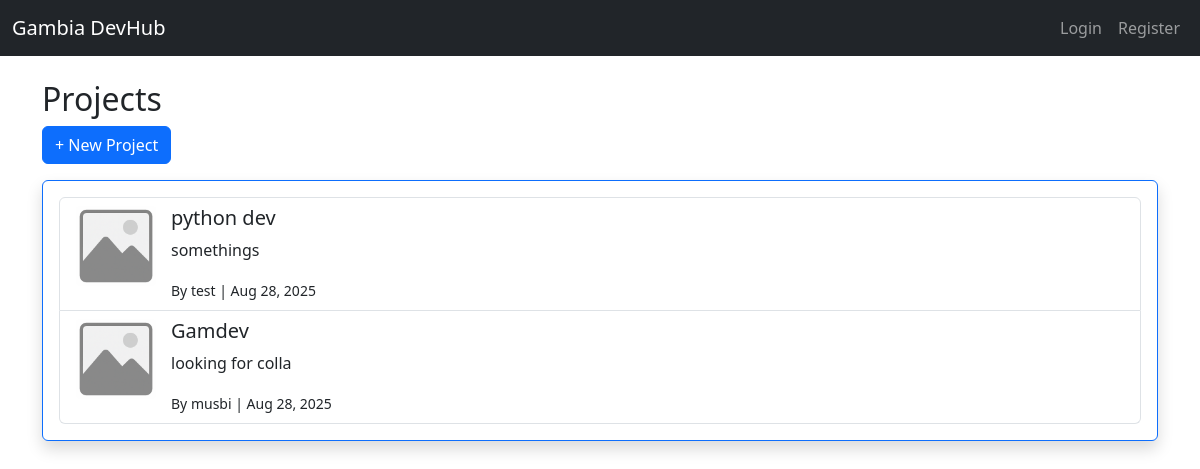
The app's page /projects/, older data.
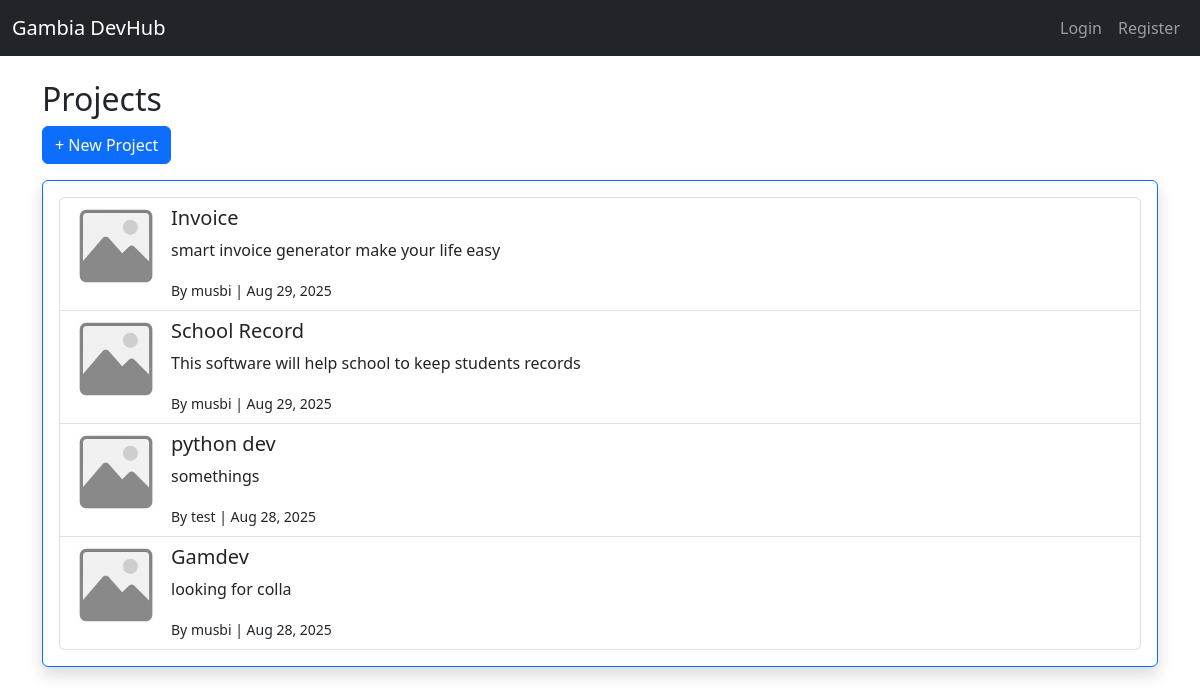
The same page, newer data.
### projects/models.py (models this page shows, shortened)
class Project(models.Model):
    title = models.CharField(max_length=100)
    description = models.TextField()
    created_by = models.ForeignKey(User, on_delete=models.CASCADE)
    collaborators = models.ManyToManyField(User, related_name="collaborations", blank=True)
    created_at = models.DateTimeField(auto_now_add=True)
    image = models.ImageField(upload_to="project_images/", blank=True, null=True)
    video = models.FileField(upload_to="project_videos/", blank=True, null=True)
    link = models.URLField(max_length=200, blank=True, null=True)

### projects/views.py (the view)
# urls.py: path("", views.project_list, name="project_list"),
def project_list(request):
    projects = Project.objects.all().order_by("-created_at")
    return render(request, "projects/project_list.html", {"projects": projects})

### projects/templates/projects/project_list.html
{% extends "base.html" %}
{% block content %}
{% load static %}
<h2>Projects</h2>
<a href="{% url 'add_project' %}" class="btn btn-primary mb-3">+ New Project</a>
<div class="list-group border border-primary mb-5 shadow p-3 mb-5 bg-body rounded">
  {% for project in projects %}
    <a href="{% url 'project_detail' project.id %}" class="list-group-item list-group-item-action d-flex align-items-start">
      {% if project.image %}
        <img src="{{ project.image.url }}" alt="{{ project.title }}" style="width: 80px; height: 80px; object-fit: cover; margin-right: 15px; border-radius: 5px;">
      {% else %}
        <img src="{% static 'default-thumbnail.png' %}" alt="No image" style="width: 80px; height: 80px; object-fit: cover; margin-right: 15px; border-radius: 5px;">
      {% endif %}
      <div>
        <h5>{{ project.title }}</h5>
        <p>{{ project.description|truncatewords:20 }}</p>
        <small>By {{ project.created_by.username }} | {{ project.created_at|date:"M d, Y" }}</small>
      </div>
    </a>
  {% empty %}
    <p>No projects yet. Be the first to post one!</p>
  {% endfor %}
</div>
{% endblock %}

### templates/base.html (shortened to what this page needs)
<!DOCTYPE html>
<html lang="en">
<head>
    <link rel="stylesheet" href="https://cdn.jsdelivr.net/npm/bootstrap@5.3.3/dist/css/bootstrap.min.css">
    {% load static %}
    <link rel="stylesheet" href="{% static 'css/style.css' %}">
</head>
<body>
    {% include 'navbar.html' %}
    <main class="container mt-4">
        {% block content %}{% endblock %}
    </main>
</body>
</html>

### templates/navbar.html (shortened to what this page needs)
<nav class="navbar navbar-expand-lg navbar-dark bg-dark">
  <div class="container-fluid">
    <a class="navbar-brand" href="{% url 'home' %}">Gambia DevHub</a>
    <div class="collapse navbar-collapse" id="navbarNav">
      <ul class="navbar-nav ms-auto">
        {% if user.is_authenticated %}
          <li class="nav-item"><a class="nav-link" href="{% url 'profile' user.id %}">Profile</a></li>
          <li class="nav-item"><a class="nav-link" href="{% url 'dev_list' %}">Developers</a></li>
          <li class="nav-item"><a class="nav-link" href="{% url 'project_list' %}">Projects</a></li>
          <li class="nav-item"><a class="nav-link" href="{% url 'logout' %}">Logout</a></li>
        {% else %}
          <li class="nav-item"><a class="nav-link" href="{% url 'login' %}">Login</a></li>
          <li class="nav-item"><a class="nav-link" href="{% url 'register' %}">Register</a></li>
        {% endif %}
      </ul>
    </div>
  </div>
</nav>

Row changes from the older to the newer data that the page shows:
added Project: title "Invoice", description "smart invoice generator make your life easy", created_by.username "musbi", created_at "Aug 29, 2025"
added Project: title "School Record", description "This software will help school to keep students records", created_by.username "musbi", created_at "Aug 29, 2025"
